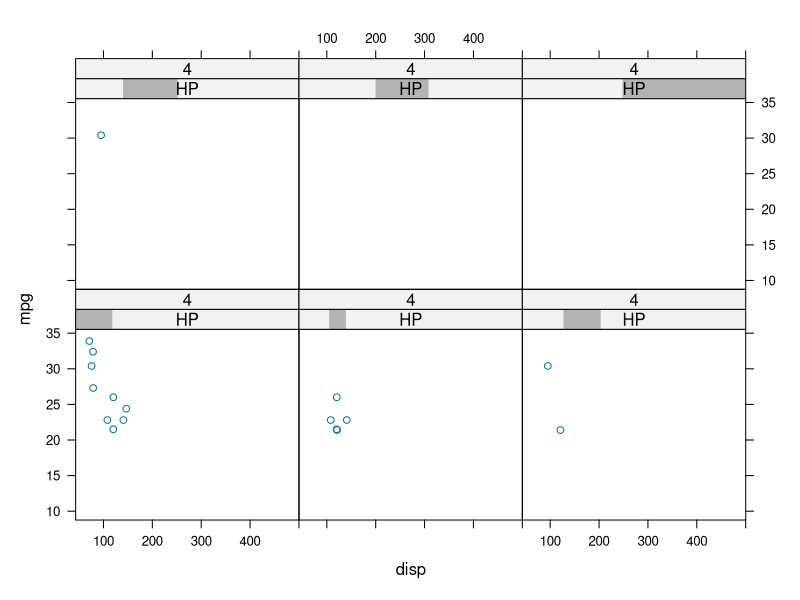
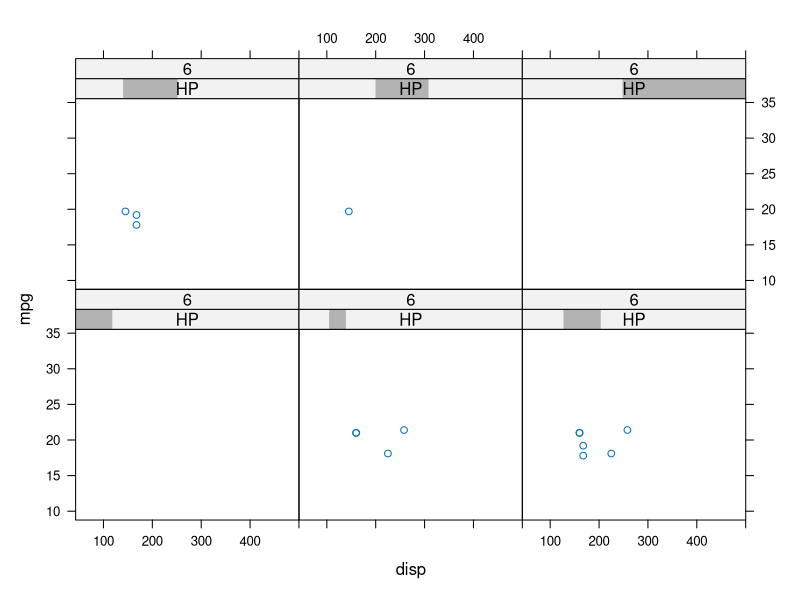

Recreate these plots in R, in order.
library(lattice)


### Name: G_packet.panel.default
### Title: Associating Packets with Panels
### Aliases: packet.panel.default
### Keywords: dplot

### ** Examples


packet.panel.page <- function(n)
{
    ## returns a function that when used as the 'packet.panel'
    ## argument in print.trellis plots page number 'n' only
    function(layout, page, ...) {
        stopifnot(layout[3] == 1)
        packet.panel.default(layout = layout, page = n, ...)
    }
}

data(mtcars)
HP <- equal.count(mtcars$hp, 6)
p <- 
    xyplot(mpg ~ disp | HP * factor(cyl),
           mtcars, layout = c(0, 6, 1))

print(p, packet.panel = packet.panel.page(1))
print(p, packet.panel = packet.panel.page(2))
